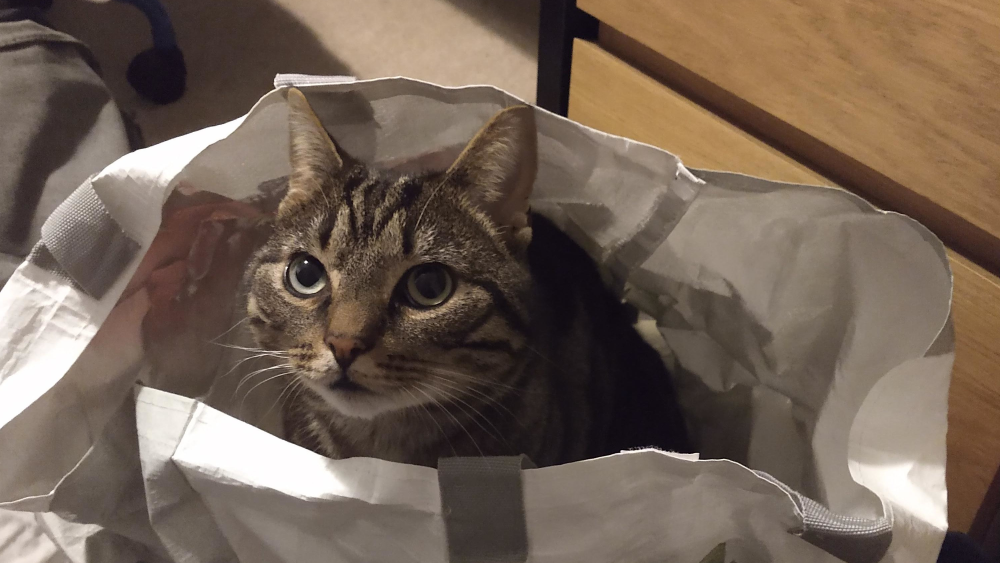
#> input picture PYNQ/assets/cat.jpg, 3000 x 1688 px, found by its file name (shown at 1/3 size)
$ jupyter execute --allow-errors sobel_edge_detection.ipynb   (shell and % lines are left out)   (older library calls are emulated)
#> lines starting #> are read from the running program, lines starting #| are printed output that depends on the picture; after the words box and inside, x2 and y2 are one past the last pixel; in counts of white or black regions, pixels touching at a corner belong together
# Sobel Edge Detection Filter

This notebook demonstrates how to use PYNQ to communicate with the hardware accelerated Sobel Edge Detection filter.

We are using a pre-built bitstream here. You can re-create this by generating a System Generator IP with the `axi_stream_sobel_filter.slx` model and then including this IP in a Vivado project. This is an extremely similar process to steps detailed on ["PYNQ 4: Creating a Custom Overlay with a Streaming IP"](https://classes.myplace.strath.ac.uk/mod/resource/view.php?id=997323) on Myplace. Try to match the IP integrator diagram shown below. (You can find the image in the `./assets/` folder if you want to zoom in.)


  > The names of the DMA IP cores are important here as we use these names from Python later on!

## Handling images in Python

Before we start looking at any hardware acceleration, let's just make sure we can parse and display images in Python. Start by importing some useful libraries:

  1. `PIL` (Python Image Library) for most of the image handling
  2. `Numpy` for support for fast, statically-typed, fixed-length buffers. This is useful for performance when working with large images, but also for streaming these images to and from fixed-point hardware.


[cell 1]
from PIL import Image
import numpy as np

Let's start by reading a JPG file from the SD card with the `Image.open(...)` function. We've included a picture of Marcus the cat in this repo for you 😻.

[cell 2]
image_raw = Image.open("assets/cat.jpg")
#> image_raw is the input picture: PIL image 3000x1688 RGB; mean R, G, B 115.3, 98.6, 85.6

As a sanity check, let's immediately try to display the image. If we end a cell with a line containing a variable name, Jupyter will display the contents for us. This also works for images, so let's try displaying `image_raw` now.

[cell 3]
image_raw

Awww. What a beauty.

At this point, we could start doing any software processing we wish to do on `image_raw`. I'll move straight on to the hardware Sobel filter though. We need to think about what format the hardware design expects of our image data. We'll convert the image to something more appropriate for the hardware, send it off, and then receive the processed image.

## Formatting the image for hardware

The sobel filter example has some expectations about the image data:

  * The image should be 1920x1080 pixels
  * Each pixel should be 32 bits
    + 8 bits for red
    + 8 bits for green
    + 8 bits for blue
    + and the remaining 8 bits are unused --- they are only there to pad the pixel out to 32 bits (the natural width of the AXI interface we're using between the PS and PL)
  * The image should then be padded to have one extra pixel all the way around the image's circumference. This is to allow local filtering to be done all the way to the extremes of the original image.

Now we'll try to meet this specification using `numpy` arrays.

First we resize the image and ensure it is using the RGB colour system (as opposed to greyscale or luminance–chrominance formats). Next we package the image data into a `numpy` array. We opt to use a 3D array of bytes for this, where an element can be accessed by `image[x][y][colour_component]`. Finally, we pad the X and Y dimensions with 1 extra pixel at either side.

Note that the we will still need to include the 8-bit padding per pixel before sending it to the PL. We're keeping it in this format so we can easily display the image from Python.

[cell 4]
IMG_SIZE = (1920,1080)

# Resize and force to RGB colours
image = image_raw.resize(IMG_SIZE).convert('RGB')

# Interpret as a 3D array of bytes (uint8)
image_array = np.array(image, dtype=np.uint8)

# Add extra padding on the X and Y dimensions
image_array_padded = np.pad(image_array, ((1,1),(1,1),(0,0)), 'symmetric')

Again, let's see if we can display the image. This should check that our conversions haven't done anything awful to the image, although the extra 1 pixel padding will be hard to see! We're now coming from a `numpy` array, rather than a JPG file, so we will use the `Image.fromarray` function.

[cell 5]
Image.fromarray(image_array_padded, 'RGB')

Good! We're now ready to talk to the hardware Sobel filter.

## Communicating with the hardware Sobel filter

Let's start by importing some libraries and downloading the bitstream:

  * PYNQ's Overlay to load the hardware sobel filter bitstream onto the PL
  * PYNQ's allocate to create buffers suitable for streaming to IP in the PL
    + As an aside, these buffers essentially `numpy` arrays that are contiguous in the physical address space... Is direct control of the physical memory something you *should* be allowed to do from a web browser, you ask? Probably not, if you ask me 🤷‍♂️.

[cell 6]
from pynq import Overlay
from pynq import allocate
#import pynq_sobel
import os

#bitstream = os.path.join(os.path.dirname(pynq_sobel.__file__), 'pynq_sobel', 'bitstream', 'pynq_sobel.bit')
#> (the rest of this cell did not finish here and is left out)

Let's get PYNQ to report the names of the IP cores it has detected in this overlay.

#> (a cell that did not finish here is left out)

The pop-up window should report at least 2 IPs: `axi_dma, sobel_filter`. If these IP core names do not match then go back and compare your IP Integrator design with the screenshot at the top of the notebook.

Let's now reserve buffers of the correct size for one input image (with padding) and one output image (without padding). We model the input image as a 3 dimensional array again, but this time we expand the last dimension from a size of 3 (R, G, or B) to 4. This introduces a space for the 8 bit padding required to ensure every pixel aligns to 32 bit boundaries.

The output of the Sobel filter is black and white, so there is no need for multiple colour channels. Because of this, the output buffer is just a 2D array.

Note that we only have to allocate these buffers once. We can reuse the same buffers as much as we need, and this will give us substantially better performance than reallocating buffers every time.

#> (a cell that did not finish here is left out)

Let's define a function to take an image (as a `numpy` array), a threshold value, and then return the image that has been processed by the PL.

The Sobel filter has one AXI (memory-mapped) register that we can use to set the threshold. We can write to this register using the IP's `.write(...)` method.

We'll need to copy the image array into one of the (physically contiguous) DMA buffers we have allocated above before streaming it. Then we can use PYNQ's DMA `transfer(..)` and `wait(...)` functions to stream data to and from the Sobel filter IP.

[cell 9]
def do_sobel(image_array, thresh=30):

    # Set overlay threshold
    overlay.axi_stream_sobel_fil_0.write(0, thresh)

    # Copy image array into dma buffer
    in_dma_array[:, :, :3] = image_array[:, :, :]

    # Perform DMA transfers in both directions
    overlay.axi_dma.recvchannel.transfer(out_dma_array)
    overlay.axi_dma.sendchannel.transfer(in_dma_array)
    overlay.axi_dma.sendchannel.wait()
    overlay.axi_dma.recvchannel.wait()

    # Return processed image array from PL
    return out_dma_array

That ran quickly?!

This is because we have defined the function, but we haven't actually executed it yet 😅
Let's try to run the `do_sobel(...)` function now...

#> (a cell that did not finish here is left out)

And finally, let's display the output image. We do much the same as before, but the image is greyscale now, rather than RGB. To account for this, we change the `Image.fromarray(...)` mode from `RGB` to `P` (see the [documentation](https://pillow.readthedocs.io/en/5.1.x/reference/Image.html) for mode details).

#> (a cell that did not finish here is left out)

## Comparison with OpenCV
We can compare the speed of the hardware accelerated Sobel filter with an equivalent software model. OpenCV is a useful image processing and computer vision library that contains a Sobel Filter method. Let's call that method now and measure the execution time.

[cell 12]
import cv2

def do_sobel_opencv(image, thresh=30):
#> called with thresh = 30
    gray = np.array(image.convert('L'))
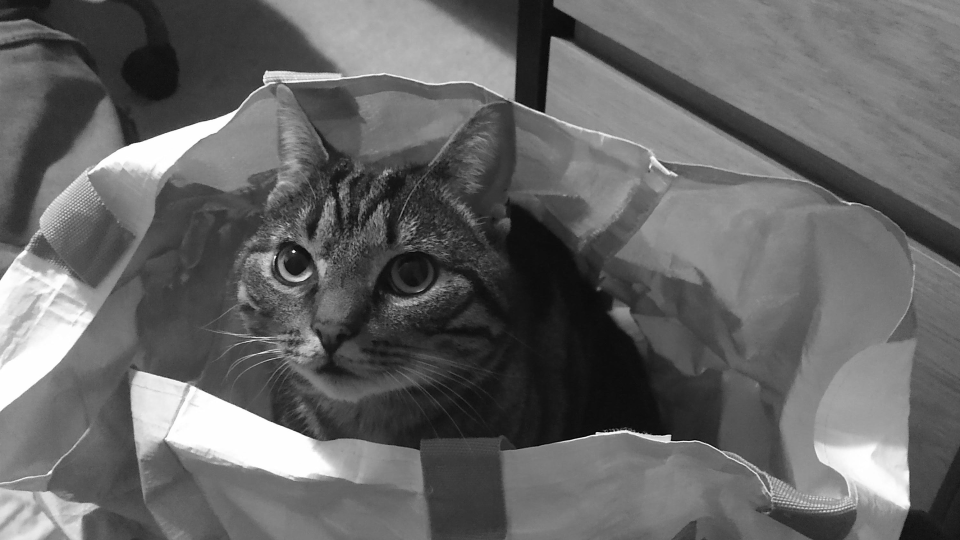
#> gray: shape (1080, 1920) (shown at 1/2 size); min 1, max 255, mean 102.1
    grad_x = cv2.Sobel(gray, cv2.CV_32F, 1, 0)
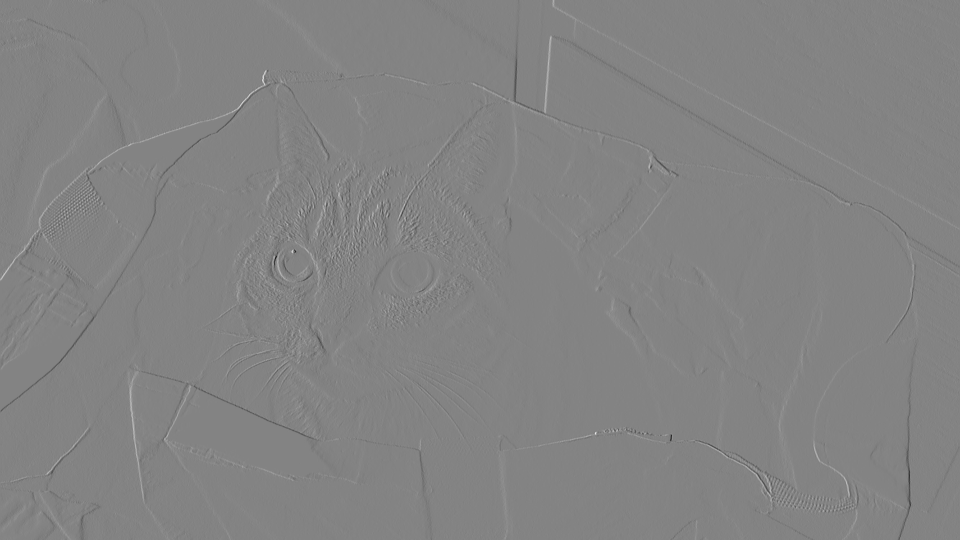
#> grad_x: shape (1080, 1920) float32 (shown at 1/2 size); min -844, max 793, mean -0.2; drawn with min black and max white
    grad_y = cv2.Sobel(gray, cv2.CV_32F, 0, 1)
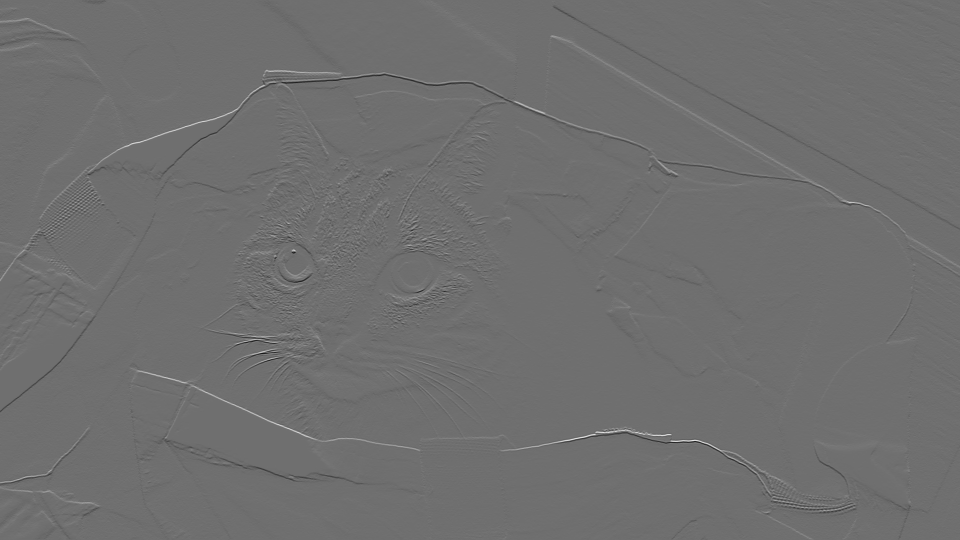
#> grad_y: shape (1080, 1920) float32 (shown at 1/2 size); min -783, max 1008, mean 0; drawn with min black and max white
    grad = np.sqrt(grad_x**2 + grad_y**2)
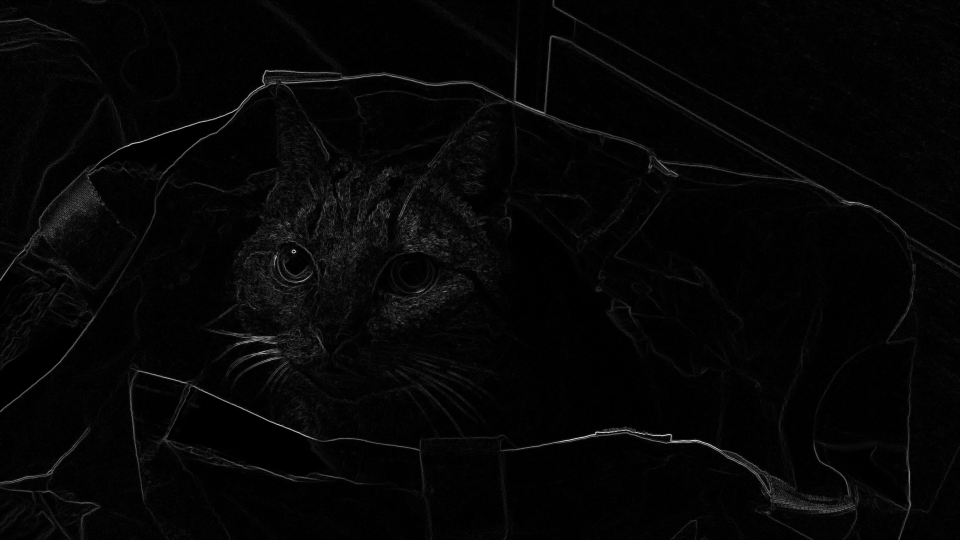
#> grad: shape (1080, 1920) float32 (shown at 1/2 size); min 0, max 1008.4, mean 23.3; drawn with min black and max white
    return (grad * 255 / grad.max()).astype(np.uint8) > thresh
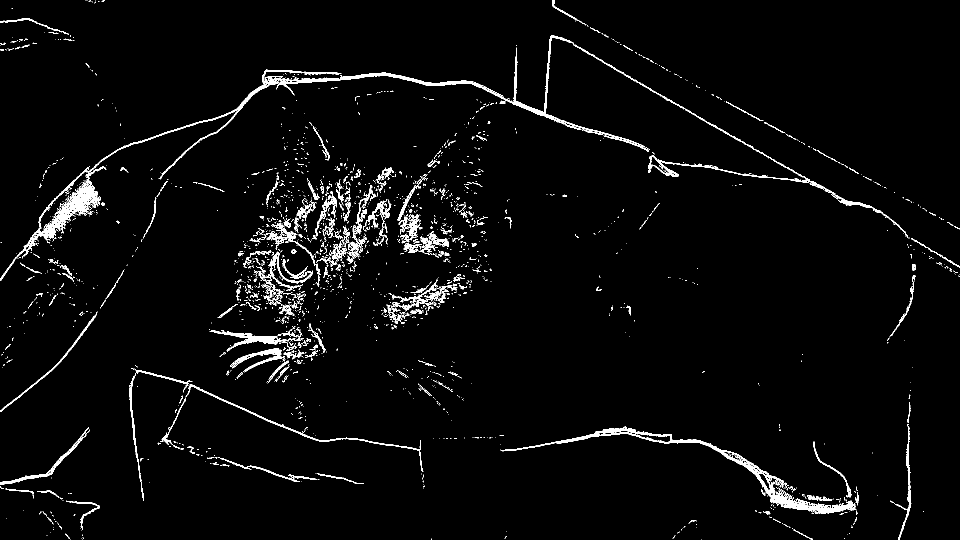
#> returned value: shape (1080, 1920) bool (shown at 1/2 size); 3.1% white in thin lines or dots

[cell 13]
opencv_output = do_sobel_opencv(image)

As you can see, the OpenCV implementation of the Sobel Filter executes slower than the hardware accelerated design on the FPGA. We can print the output for inspection to verify the results.

[cell 14]
Image.fromarray(opencv_output)

$ run again, with PYNQ/assets/dog.png saved as PYNQ/assets/cat.jpg
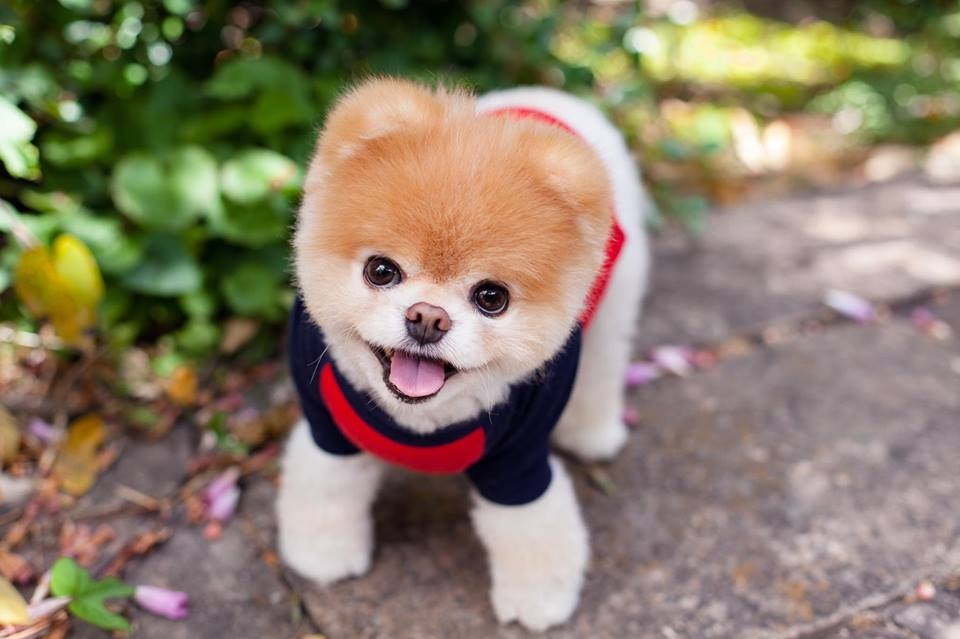
#> input picture PYNQ/assets/dog.png, 960 x 639 px, found by its file name
#> image_raw is the input picture: PIL image 960x639 RGB; mean R, G, B 137.6, 124.9, 105.1
#> in do_sobel_opencv, `grad_x = cv2.Sobel(gray, cv2.CV_32F, 1, 0)`:
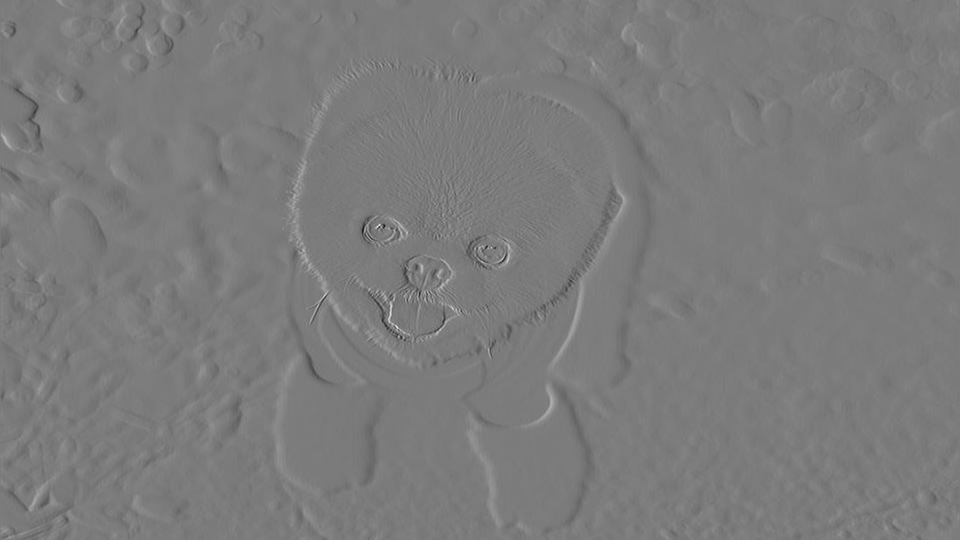
#> grad_x: shape (1080, 1920) float32 (shown at 1/2 size); min -405, max 429, mean 0.1; drawn with min black and max white
#> in do_sobel_opencv, `return (grad * 255 / grad.max()).astype(np.uint8) > thresh`:
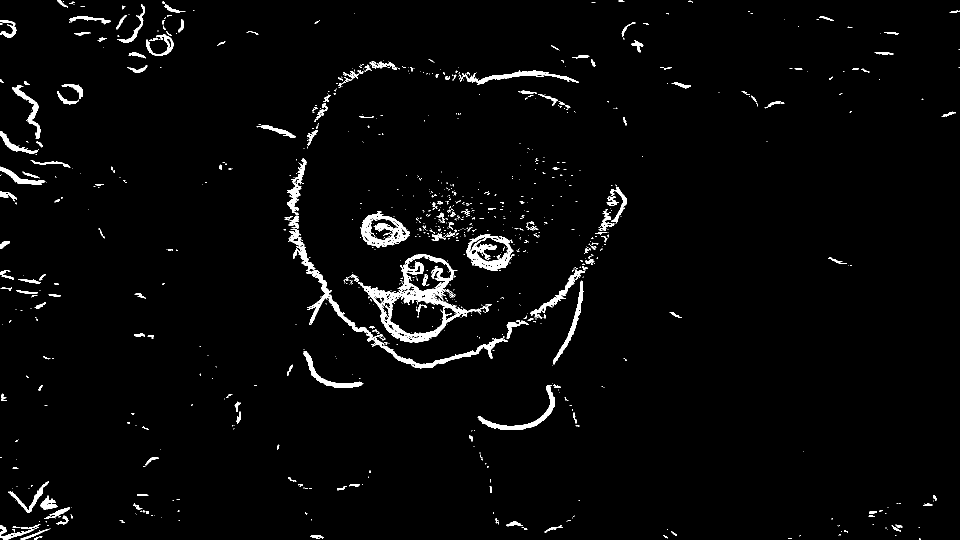
#> returned value: shape (1080, 1920) bool (shown at 1/2 size); 2.5% white; 1003 white regions (807 under 20 px), largest, box (x1, y1, x2, y2) and area: (716, 508, 940, 686) 8203, (612, 540, 1015, 737) 4376, (932, 468, 1029, 542) 2815
